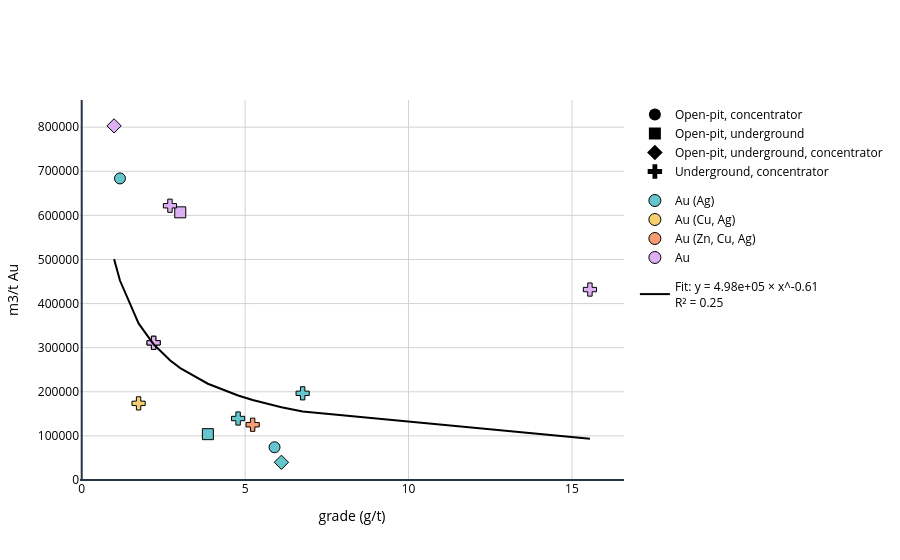

The code cell stored with this chart in its notebook:
### Code cell
plot_grade_relationship(df_au_water_t, x_col='value', y_col='value_normalized', y_abs='m3/t Au', output_html='data/Parametrization/au_water_relationship_without_outliers.html')

### Figure 1 — Plotly figure (JSON) as saved in the notebook; plotly's stock layout.template omitted (floating-point values rounded to 4 significant figures)
{"data": [{"legendgroup": "mining", "marker": {"color": "black", "size": 12, "symbol": 0}, "mode": "markers", "name": "Open-pit, concentrator", "showlegend": true, "x": [null], "y": [null], "type": "scatter"}, {"legendgroup": "mining", "marker": {"color": "black", "size": 12, "symbol": 1}, "mode": "markers", "name": "Open-pit, underground", "showlegend": true, "x": [null], "y": [null], "type": "scatter"}, {"legendgroup": "mining", "marker": {"color": "black", "size": 12, "symbol": 2}, "mode": "markers", "name": "Open-pit, underground, concentrator", "showlegend": true, "x": [null], "y": [null], "type": "scatter"}, {"legendgroup": "mining", "marker": {"color": "black", "size": 12, "symbol": 3}, "mode": "markers", "name": "Underground, concentrator", "showlegend": true, "x": [null], "y": [null], "type": "scatter"}, {"legendgroup": "product", "marker": {"color": "rgb(102, 197, 204)", "line": {"color": "black", "width": 1}, "size": 12, "symbol": "circle"}, "mode": "markers", "name": "Au (Ag)", "showlegend": true, "x": [null], "y": [null], "type": "scatter"}, {"legendgroup": "product", "marker": {"color": "rgb(246, 207, 113)", "line": {"color": "black", "width": 1}, "size": 12, "symbol": "circle"}, "mode": "markers", "name": "Au (Cu, Ag)", "showlegend": true, "x": [null], "y": [null], "type": "scatter"}, {"legendgroup": "product", "marker": {"color": "rgb(248, 156, 116)", "line": {"color": "black", "width": 1}, "size": 12, "symbol": "circle"}, "mode": "markers", "name": "Au (Zn, Cu, Ag)", "showlegend": true, "x": [null], "y": [null], "type": "scatter"}, {"legendgroup": "product", "marker": {"color": "rgb(220, 176, 242)", "line": {"color": "black", "width": 1}, "size": 12, "symbol": "circle"}, "mode": "markers", "name": "Au", "showlegend": true, "x": [null], "y": [null], "type": "scatter"}, {"hovertemplate": "Facility: Canadian Malartic<br>value: 1.17<br>value_normalized: 683736.954321499", "legendgroup": "data", "marker": {"color": "rgb(102, 197, 204)", "line": {"color": "black", "width": 1}, "size": 11, "symbol": 0}, "mode": "markers", "name": "Au (Ag)", "showlegend": false, "text": "Canadian Malartic", "x": [1.17], "y": [683700.0], "type": "scatter"}, {"hovertemplate": "Facility: Éléonore<br>value: 4.785<br>value_normalized: 139381.58210175717", "legendgroup": "data", "marker": {"color": "rgb(102, 197, 204)", "line": {"color": "black", "width": 1}, "size": 11, "symbol": 3}, "mode": "markers", "name": "Au (Ag)", "showlegend": false, "text": "Éléonore", "x": [4.785], "y": [139400.0], "type": "scatter"}, {"hovertemplate": "Facility: Goldex<br>value: 1.74<br>value_normalized: 173750.30577210686", "legendgroup": "data", "marker": {"color": "rgb(246, 207, 113)", "line": {"color": "black", "width": 1}, "size": 11, "symbol": 3}, "mode": "markers", "name": "Au (Cu, Ag)", "showlegend": false, "text": "Goldex", "x": [1.74], "y": [173800.0], "type": "scatter"}, {"hovertemplate": "Facility: Kiena<br>value: 5.9<br>value_normalized: 74237.76327293739", "legendgroup": "data", "marker": {"color": "rgb(102, 197, 204)", "line": {"color": "black", "width": 1}, "size": 11, "symbol": 0}, "mode": "markers", "name": "Au (Ag)", "showlegend": false, "text": "Kiena", "x": [5.9], "y": [74240.0], "type": "scatter"}, {"hovertemplate": "Facility: Lamaque<br>value: 6.76<br>value_normalized: 196500.51903976564", "legendgroup": "data", "marker": {"color": "rgb(102, 197, 204)", "line": {"color": "black", "width": 1}, "size": 11, "symbol": 3}, "mode": "markers", "name": "Au (Ag)", "showlegend": false, "text": "Lamaque", "x": [6.76], "y": [196500.0], "type": "scatter"}, {"hovertemplate": "Facility: LaRonde<br>value: 5.23<br>value_normalized: 125304.28348973082", "legendgroup": "data", "marker": {"color": "rgb(248, 156, 116)", "line": {"color": "black", "width": 1}, "size": 11, "symbol": 3}, "mode": "markers", "name": "Au (Zn, Cu, Ag)", "showlegend": false, "text": "LaRonde", "x": [5.23], "y": [125300.0], "type": "scatter"}, {"hovertemplate": "Facility: Macassa<br>value: 15.55<br>value_normalized: 431792.3568621854", "legendgroup": "data", "marker": {"color": "rgb(220, 176, 242)", "line": {"color": "black", "width": 1}, "size": 11, "symbol": 3}, "mode": "markers", "name": "Au", "showlegend": false, "text": "Macassa", "x": [15.55], "y": [431800.0], "type": "scatter"}, {"hovertemplate": "Facility: Meadowbank<br>value: 3.86<br>value_normalized: 103901.70462906314", "legendgroup": "data", "marker": {"color": "rgb(102, 197, 204)", "line": {"color": "black", "width": 1}, "size": 11, "symbol": 1}, "mode": "markers", "name": "Au (Ag)", "showlegend": false, "text": "Meadowbank", "x": [3.86], "y": [103900.0], "type": "scatter"}, {"hovertemplate": "Facility: Meliadine<br>value: 6.11<br>value_normalized: 40133.60629536472", "legendgroup": "data", "marker": {"color": "rgb(102, 197, 204)", "line": {"color": "black", "width": 1}, "size": 11, "symbol": 2}, "mode": "markers", "name": "Au (Ag)", "showlegend": false, "text": "Meliadine", "x": [6.11], "y": [40130.0], "type": "scatter"}, {"hovertemplate": "Facility: Hoyle Pond<br>value: 3.015<br>value_normalized: 606884.2948666424", "legendgroup": "data", "marker": {"color": "rgb(220, 176, 242)", "line": {"color": "black", "width": 1}, "size": 11, "symbol": 1}, "mode": "markers", "name": "Au", "showlegend": false, "text": "Hoyle Pond", "x": [3.015], "y": [606900.0], "type": "scatter"}, {"hovertemplate": "Facility: Rainy River<br>value: 0.99<br>value_normalized: 802891.1404088335", "legendgroup": "data", "marker": {"color": "rgb(220, 176, 242)", "line": {"color": "black", "width": 1}, "size": 11, "symbol": 2}, "mode": "markers", "name": "Au", "showlegend": false, "text": "Rainy River", "x": [0.99], "y": [802900.0], "type": "scatter"}, {"hovertemplate": "Facility: Timmins West<br>value: 2.7<br>value_normalized: 621792.4859529109", "legendgroup": "data", "marker": {"color": "rgb(220, 176, 242)", "line": {"color": "black", "width": 1}, "size": 11, "symbol": 3}, "mode": "markers", "name": "Au", "showlegend": false, "text": "Timmins West", "x": [2.7], "y": [621800.0], "type": "scatter"}, {"hovertemplate": "Facility: Young-Davidson<br>value: 2.2<br>value_normalized: 311052.5959854314", "legendgroup": "data", "marker": {"color": "rgb(220, 176, 242)", "line": {"color": "black", "width": 1}, "size": 11, "symbol": 3}, "mode": "markers", "name": "Au", "showlegend": false, "text": "Young-Davidson", "x": [2.2], "y": [311100.0], "type": "scatter"}, {"hovertemplate": "Facility: Young-Davidson<br>value: 2.2<br>value_normalized: 311052.5959854314", "legendgroup": "data", "marker": {"color": "rgb(220, 176, 242)", "line": {"color": "black", "width": 1}, "size": 11, "symbol": 3}, "mode": "markers", "name": "Au", "showlegend": false, "text": "Young-Davidson", "x": [2.2], "y": [311100.0], "type": "scatter"}, {"legendgroup": "fit", "line": {"color": "black", "width": 2}, "mode": "lines", "name": "Fit: y = 4.98e+05 × x^-0.61<br>R² = 0.25", "showlegend": true, "x": [0.99, 1.17, 1.74, 2.2, 2.2, 2.7, 3.015, 3.86, 4.785, 5.23, 5.9, 6.11, 6.76, 15.55], "y": [500800.0, 452200.0, 355000.0, 307600.0, 307600.0, 271500.0, 253800.0, 218300.0, 191500.0, 181400.0, 168500.0, 164900.0, 155100.0, 93280.0], "type": "scatter"}], "layout": {"font": {"color": "black"}, "legend": {"bgcolor": "rgba(0,0,0,0)", "groupclick": "toggleitem"}, "xaxis": {"title": {"text": "grade (g/t)"}, "gridcolor": "lightgray"}, "yaxis": {"title": {"text": "m3/t Au"}, "gridcolor": "lightgray", "rangemode": "tozero", "tickformat": "d"}, "title": {"text": ""}, "paper_bgcolor": "white", "plot_bgcolor": "white"}}
